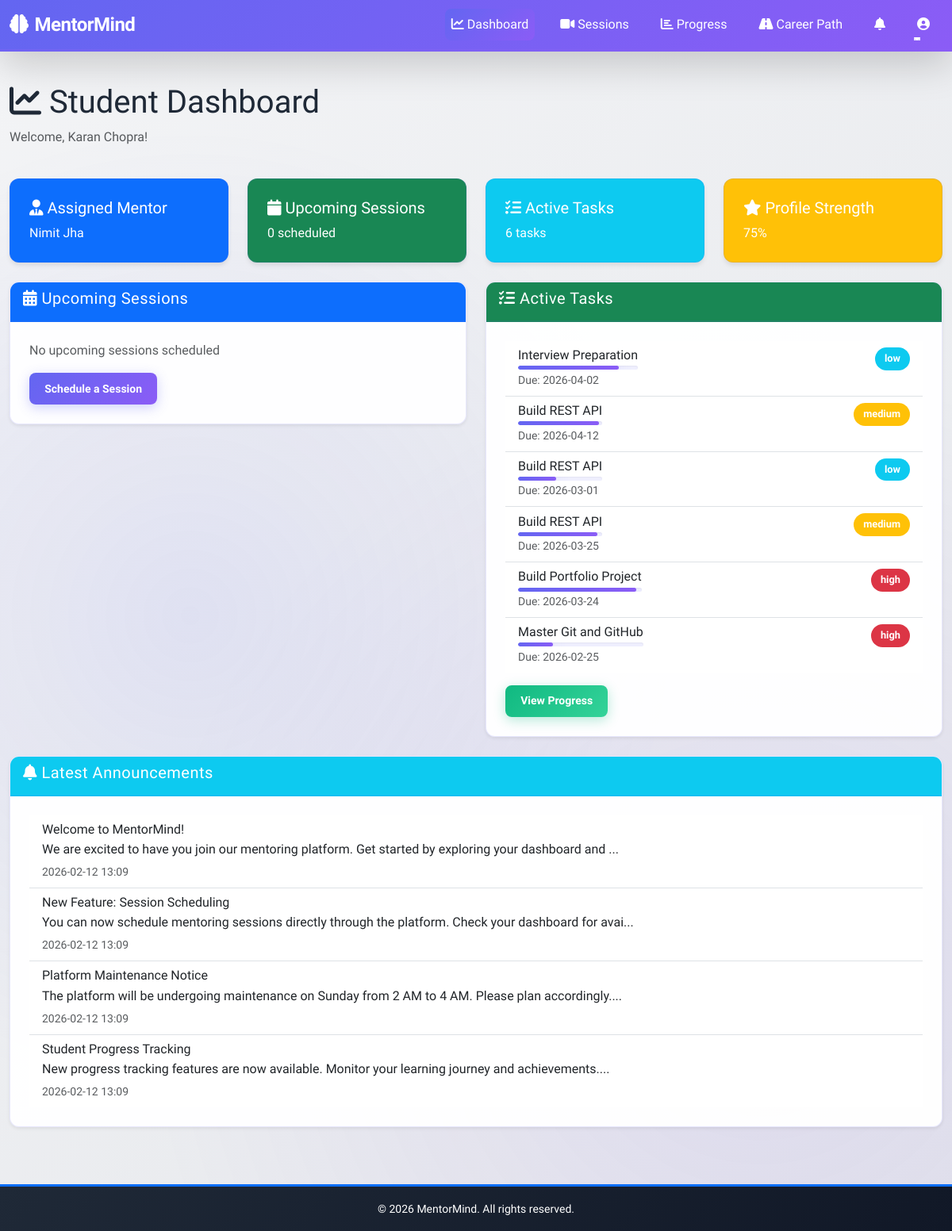
The app's page /student/dashboard (signed in) with its own data.
### backend/app/models/models.py (models this page shows, shortened)
class User(UserMixin, db.Model):
    __tablename__ = 'users'
    user_id = db.Column(db.Integer, primary_key=True)
    name = db.Column(db.String(100), nullable=False)
    email = db.Column(db.String(100), unique=True, nullable=False)
    password_hash = db.Column(db.String(255), nullable=False)
    role = db.Column(db.String(20), nullable=False)  # student, mentor, admin
    phone = db.Column(db.String(15))
    profile_picture = db.Column(db.String(255))
    created_at = db.Column(db.DateTime, default=datetime.utcnow)
    updated_at = db.Column(db.DateTime, default=datetime.utcnow, onupdate=datetime.utcnow)
    student_profile = db.relationship('StudentProfile', backref='user', uselist=False)
    mentor_profile = db.relationship('MentorProfile', backref='user', uselist=False)

class Task(db.Model):
    __tablename__ = 'tasks'
    task_id = db.Column(db.Integer, primary_key=True)
    student_id = db.Column(db.Integer, db.ForeignKey('users.user_id'), nullable=False)
    mentor_id = db.Column(db.Integer, db.ForeignKey('users.user_id'))
    title = db.Column(db.String(255), nullable=False)
    description = db.Column(db.Text)
    deadline = db.Column(db.Date)
    status = db.Column(db.String(20), default='pending')  # pending, in-progress, completed
    priority = db.Column(db.String(20), default='medium')  # low, medium, high
    progress_percentage = db.Column(db.Integer, default=0)
    created_at = db.Column(db.DateTime, default=datetime.utcnow)
    updated_at = db.Column(db.DateTime, default=datetime.utcnow, onupdate=datetime.utcnow)

class Announcement(db.Model):
    __tablename__ = 'announcements'
    announcement_id = db.Column(db.Integer, primary_key=True)
    admin_id = db.Column(db.Integer, db.ForeignKey('users.user_id'), nullable=False)
    title = db.Column(db.String(255), nullable=False)
    message = db.Column(db.Text, nullable=False)
    announcement_date = db.Column(db.DateTime, default=datetime.utcnow)
    target_audience = db.Column(db.String(20), default='all')  # students, mentors, all
    created_at = db.Column(db.DateTime, default=datetime.utcnow)

### backend/app/routes/student.py (the view)
@student_bp.route('/dashboard')
@login_required
def dashboard():
    if current_user.role != 'student':
        return redirect(url_for('auth.login'))
    mentor_mapping = MentorMapping.query.filter_by(
        student_id=current_user.user_id,
        status='active'
    ).first()
    mentor = None
    if mentor_mapping:
        mentor = User.query.get(mentor_mapping.mentor_id)
    upcoming_sessions = Session.query.filter(
        Session.student_id == current_user.user_id,
        Session.session_date >= datetime.now().date(),
        Session.status == 'scheduled'
    ).order_by(Session.session_date).limit(5).all()
    active_tasks = Task.query.filter(
        Task.student_id == current_user.user_id,
        Task.status != 'completed'
    ).all()
    announcements = Announcement.query.filter(
        Announcement.target_audience.in_(['students', 'all'])
    ).order_by(Announcement.announcement_date.desc()).limit(5).all()
    return render_template('student/dashboard.html',
                          mentor=mentor,
                          upcoming_sessions=upcoming_sessions,
                          active_tasks=active_tasks,
                          announcements=announcements)

### backend/app/templates/student/dashboard.html (shortened to what this page needs)
{% extends "base.html" %}
{% block content %}
<div class="container-fluid py-4">
    <div class="row mb-4">
        <div class="col-md-12">
            <h1><i class="fas fa-chart-line"></i> Student Dashboard</h1>
            <p class="text-muted">Welcome, {{ current_user.name }}!</p>
        </div>
    </div>
    <div class="row mb-4">
        <div class="col-md-3">
            <div class="card bg-primary text-white">
                <div class="card-body">
                    <h5 class="card-title">
                        <i class="fas fa-user-tie"></i> Assigned Mentor
                    </h5>
                    <p class="card-text">
                        {% if mentor %}
                            {{ mentor.name }}
                        {% else %}
                            <span class="text-warning">Not assigned yet</span>
                        {% endif %}
                    </p>
                </div>
            </div>
        </div>
        <div class="col-md-3">
            <div class="card bg-success text-white">
                <div class="card-body">
                    <h5 class="card-title">
                        <i class="fas fa-calendar"></i> Upcoming Sessions
                    </h5>
                    <p class="card-text">{{ upcoming_sessions|length }} scheduled</p>
                </div>
            </div>
        </div>
        <div class="col-md-3">
            <div class="card bg-info text-white">
                <div class="card-body">
                    <h5 class="card-title">
                        <i class="fas fa-tasks"></i> Active Tasks
                    </h5>
                    <p class="card-text">{{ active_tasks|length }} tasks</p>
                </div>
            </div>
        </div>
        <div class="col-md-3">
            <div class="card bg-warning text-white">
                <div class="card-body">
                    <h5 class="card-title">
                        <i class="fas fa-star"></i> Profile Strength
                    </h5>
                    <p class="card-text">75%</p>
                </div>
            </div>
        </div>
    </div>
    <div class="row">
        <div class="col-md-6">
            <div class="card shadow-sm">
                <div class="card-header bg-primary text-white">
                    <h5><i class="fas fa-calendar-alt"></i> Upcoming Sessions</h5>
                </div>
                <div class="card-body">
                    {% if upcoming_sessions %}
                        <div class="list-group list-group-flush">
                            {% for session in upcoming_sessions %}
                                <div class="list-group-item">
                                    <div class="d-flex w-100 justify-content-between">
                                        <h6 class="mb-1">{{ session.topic }}</h6>
                                        <small>{{ session.session_date.strftime('%Y-%m-%d') }}</small>
                                    </div>
                                    <p class="mb-1 text-muted">{{ session.session_time.strftime('%H:%M') }}</p>
                                    <small>Mentor: {{ session.mentor_id }}</small>
                                </div>
                            {% endfor %}
                        </div>
                        <a href="{{ url_for('student.sessions') }}" class="btn btn-primary btn-sm mt-3">View All Sessions</a>
                    {% else %}
                        <p class="text-muted">No upcoming sessions scheduled</p>
                        <a href="{{ url_for('student.sessions') }}" class="btn btn-primary btn-sm">Schedule a Session</a>
                    {% endif %}
                </div>
            </div>
        </div>
        <div class="col-md-6">
            <div class="card shadow-sm">
                <div class="card-header bg-success text-white">
                    <h5><i class="fas fa-tasks"></i> Active Tasks</h5>
                </div>
                <div class="card-body">
                    {% if active_tasks %}
                        <div class="list-group list-group-flush">
                            {% for task in active_tasks %}
                                <div class="list-group-item">
                                    <div class="d-flex w-100 justify-content-between align-items-center">
                                        <div>
                                            <h6 class="mb-1">{{ task.title }}</h6>
                                            <div class="progress" style="height: 5px;">
                                                <div class="progress-bar" style="width: {{ task.progress_percentage }}%"></div>
                                            </div>
                                        </div>
                                        <span class="badge bg-{{ 'danger' if task.priority == 'high' else 'warning' if task.priority == 'medium' else 'info' }}">{{ task.priority }}</span>
                                    </div>
                                    {% if task.deadline %}
                                        <small class="text-muted">Due: {{ task.deadline.strftime('%Y-%m-%d') }}</small>
                                    {% endif %}
                                </div>
                            {% endfor %}
                        </div>
                        <a href="{{ url_for('student.progress') }}" class="btn btn-success btn-sm mt-3">View Progress</a>
                    {% else %}
                        <p class="text-muted">No active tasks</p>
                    {% endif %}
                </div>
            </div>
        </div>
    </div>
    <div class="row mt-4">
        <div class="col-md-12">
            <div class="card shadow-sm">
                <div class="card-header bg-info text-white">
                    <h5><i class="fas fa-bell"></i> Latest Announcements</h5>
                </div>
                <div class="card-body">
                    {% if announcements %}
                        <div class="list-group list-group-flush">
                            {% for announcement in announcements %}
                                <div class="list-group-item">
                                    <h6 class="mb-1">{{ announcement.title }}</h6>
                                    <p class="mb-1">{{ announcement.message[:100] }}...</p>
                                    <small class="text-muted">{{ announcement.announcement_date.strftime('%Y-%m-%d %H:%M') }}</small>
                                </div>
                            {% endfor %}
                        </div>
                    {% else %}
                        <p class="text-muted">No announcements yet</p>
                    {% endif %}
                </div>
            </div>
        </div>
    </div>
</div>
{% endblock %}

### backend/app/templates/base.html (shortened to what this page needs)
<!DOCTYPE html>
<html lang="en">
<head>
    <link href="https://cdn.jsdelivr.net/npm/bootstrap@5.3.0/dist/css/bootstrap.min.css" rel="stylesheet">
    <link href="https://cdnjs.cloudflare.com/ajax/libs/font-awesome/6.4.0/css/all.min.css" rel="stylesheet">
    <link href="{{ url_for('static', filename='css/style.css') }}" rel="stylesheet">
    <link rel="stylesheet" type="text/css" href="https://cdn.jsdelivr.net/npm/toastify-js/src/toastify.min.css">
</head>
<body>
    <nav class="navbar navbar-expand-lg navbar-dark bg-primary sticky-top shadow-lg">
        <div class="container-fluid">
            <a class="navbar-brand fw-bold" href="/">
                <i class="fas fa-brain" style="margin-right: 0.5rem;"></i>MentorMind
            </a>
            <div class="collapse navbar-collapse" id="navbarNav">
                <ul class="navbar-nav ms-auto gap-2">
                    {% if current_user.is_authenticated %}
                        {% if current_user.role == 'student' %}
                            <li class="nav-item">
                                <a class="nav-link" href="{{ url_for('student.dashboard') }}">
                                    <i class="fas fa-chart-line"></i> Dashboard
                                </a>
                            </li>
                            <li class="nav-item">
                                <a class="nav-link" href="{{ url_for('student.sessions') }}">
                                    <i class="fas fa-video"></i> Sessions
                                </a>
                            </li>
                            <li class="nav-item">
                                <a class="nav-link" href="{{ url_for('student.progress') }}">
                                    <i class="fas fa-chart-bar"></i> Progress
                                </a>
                            </li>
                            <li class="nav-item">
                                <a class="nav-link" href="{{ url_for('student.career_roadmap') }}">
                                    <i class="fas fa-road"></i> Career Path
                                </a>
                            </li>
                        {% endif %}
                        <li class="nav-item position-relative">
                            <a class="nav-link" href="{{ url_for('student.notifications') if current_user.role == 'student' else url_for('mentor.notifications') if current_user.role == 'mentor' else '#' }}" id="notificationBell" data-bs-toggle="dropdown">
                                <i class="fas fa-bell"></i>
                            </a>
                        </li>
                        <li class="nav-item dropdown">
                            <a class="nav-link dropdown-toggle" href="#" id="userDropdown" role="button" data-bs-toggle="dropdown" aria-expanded="false">
                                <i class="fas fa-user-circle"></i> {{ current_user.first_name }}
                            </a>
                        </li>
                    {% endif %}
                </ul>
            </div>
        </div>
    </nav>
    <main>
        {% block content %}{% endblock %}
    </main>
    <footer class="bg-dark text-white mt-5 py-3 border-top border-primary border-3">
        <div class="container">
            <div class="text-center text-white">
                <small>&copy; 2026 MentorMind. All rights reserved.</small>
            </div>
        </div>
    </footer>
</body>
</html>

### records on screen
User: name "Karan Chopra"
User: name "Nimit Jha"
Task: title "Interview Preparation", progress_percentage 84 (drawn), priority "low", deadline "2026-04-02"
Task: title "Build REST API", progress_percentage 96 (drawn), priority "medium", deadline "2026-04-12"
Task: title "Build REST API", progress_percentage 45 (drawn), priority "low", deadline "2026-03-01"
Task: title "Build REST API", progress_percentage 94 (drawn), priority "medium", deadline "2026-03-25"
Task: title "Build Portfolio Project", progress_percentage 96 (drawn), priority "high", deadline "2026-03-24"
Task: title "Master Git and GitHub", progress_percentage 28 (drawn), priority "high", deadline "2026-02-25"
Announcement: title "Welcome to MentorMind!", message "We are excited to have you join our mentoring platform. Get started by exploring your dashboard and", announcement_date "2026-02-12 13:09"
Announcement: title "New Feature: Session Scheduling", message "You can now schedule mentoring sessions directly through the platform. Check your dashboard for avai", announcement_date "2026-02-12 13:09"
Announcement: title "Platform Maintenance Notice", message "The platform will be undergoing maintenance on Sunday from 2 AM to 4 AM. Please plan accordingly.", announcement_date "2026-02-12 13:09"
Announcement: title "Student Progress Tracking", message "New progress tracking features are now available. Monitor your learning journey and achievements.", announcement_date "2026-02-12 13:09"

### other values on screen
{{ upcoming_sessions|length }} "0"
{{ active_tasks|length }} "6"
